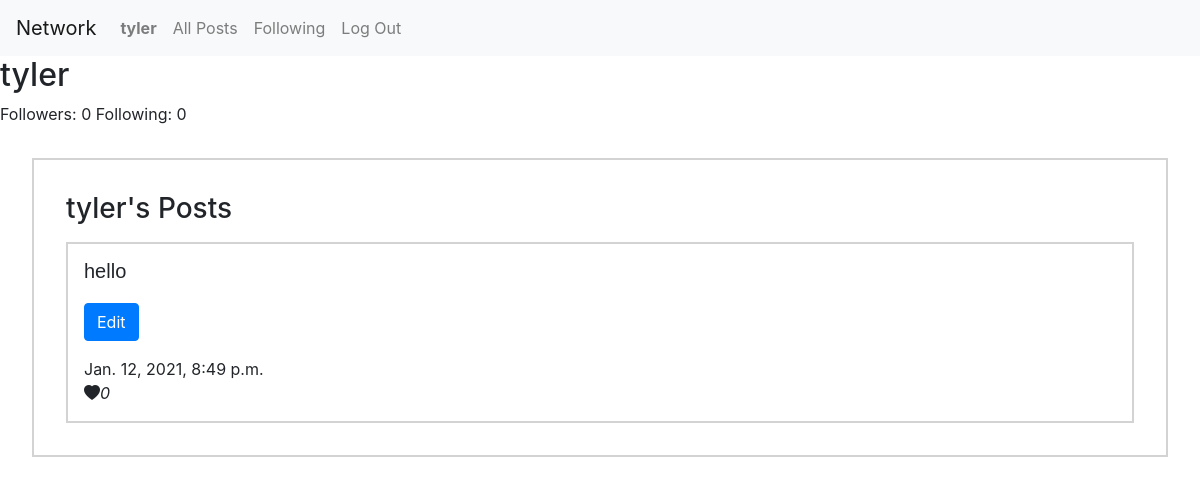
/profile/tyler (signed in), run on an earlier commit of the app's database.
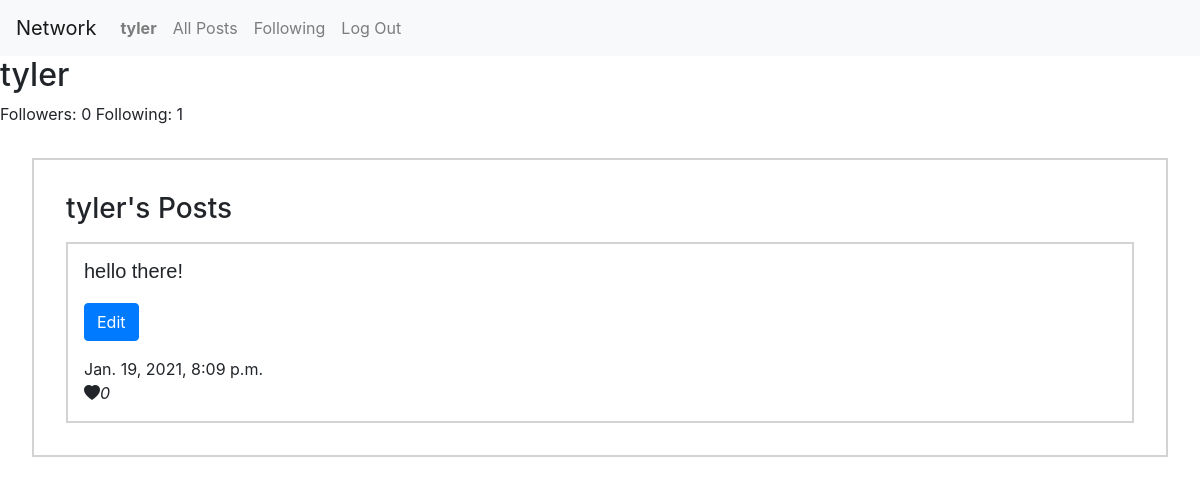
And on a later commit of the database.
### network/models.py (models this page shows)
class Post(models.Model):
    text        = models.TextField()
    date_time   = models.DateTimeField('Post date', auto_now_add=True)
    num_likes   = models.IntegerField()
    author      = models.ForeignKey(User, on_delete=models.CASCADE, related_name="author")

### network/views.py (the view)
# urls.py: path("profile/<str:username>", views.profile, name="profile"),
@login_required
def profile(request, username=None):
    user_liked_posts = []
    if username != request.user.username:
        user          = User.objects.get(username=username)
        try:
            followers     = User_Following.objects.get(user_id = request.user, following_user_id= user.id)
            is_follower   = True
            user_likes  = Post_Likes.objects.filter(user_liked=request.user).select_related('post_id')
            user_liked_posts = [post.post_id for post in user_likes]
        except User_Following.DoesNotExist:
            print(User_Following.DoesNotExist)
            is_follower   = False
        except Post_Likes.DoesNotExist:
            print(Post_Likes.DoesNotExist)
        num_following = len(User_Following.objects.filter(user_id = user.id))
        num_followers = len( User_Following.objects.filter(following_user_id= user.id))
        user_posts    = Post.objects.filter(author= user)
        user_name     = user.username
        user_id       = user.id
    else:
        num_following = len(User_Following.objects.filter(user_id = request.user.id))
        followers     = list(User_Following.objects.filter(following_user_id= request.user.id))
        num_followers = len( followers )
        user_posts    = Post.objects.filter(author= request.user)
        user_name     = request.user.username
        user_id       = request.user.id
        is_follower   = False
    paginator = Paginator(user_posts, 10)
    page_number = request.GET.get('page')
    page_obj = paginator.get_page(page_number)
    return render(request, "network/profile.html", {
        "num_following": num_following,
        "isFollower"   : is_follower,
        "num_followers": num_followers,
        "user_posts"   : user_posts,
        "user_name"    : user_name,
        "user_id"      : user_id,
        "Posts_liked": user_liked_posts,
        "page_obj": page_obj
    })

### network/templates/network/profile.html (shortened to what this page needs)
{% extends "network/layout.html" %}
{% block body %}
    {% if user.is_authenticated %}
        <div>
            <h2 id="usernameHeading" data-userid= {{ user_id }}>{{  user_name  }}</h2>
        </div>
        <div>
            Followers: {{ num_followers }}  Following: {{ num_following }}
        </div>
        {% if user_posts %}
            <div id="postings">
                <h3>{{ user_name }}'s Posts</h3>
                {% for post in user_posts %}
                    <div class="post" data-postId= {{ post.id }}>
                        <div class="postText">
                            {{ post.text }}
                        </div>
                        {% if user == post.author %}
                            <div class="postEdit">
                                <button type="button"  class="btn btn-primary" id="editPostBtn">Edit</button>
                            </div>
                        {% endif %}
                        <div class="postDate">
                            {{ post.date_time }}
                        </div>
                        <div class="postLikes">
                            {% if user == post.author %}
                                <i class="bi bi-heart-fill">{{ post.num_likes }}</i>
                            {% else %}
                                {% if post in Posts_liked %}
                                    <i class="bi bi-heart-fill" id="likeBtn">{{ post.num_likes }}</i>
                                {% else %}
                                    <i class="bi bi-heart" id="likeBtn">{{ post.num_likes }}</i>
                                {% endif %}
                            {% endif %}
                        </div>
                    </div>
                {% endfor %}
            </div>
        {% endif %}
    {% endif %}
{% endblock %}

What changed in the data, as far as the page shows it:
removed Post: text "hello", shows "Edit", date_time "Jan. 12, 2021, 8:49 p.m.", num_likes "0"
added Post: text "hello there!", shows "Edit", date_time "Jan. 19, 2021, 8:09 p.m.", num_likes "0"
Also different on the page:
{{ num_following }}: "0" → "1"
